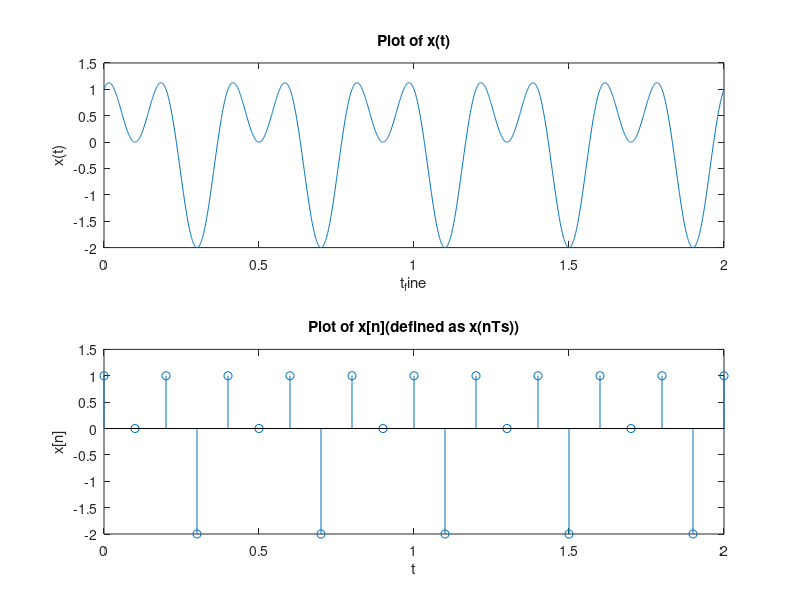

MATLAB code for this plot:
t_fine=0:0.001:2;
xt=sin(5*pi*t_fine)+cos(10*pi*t_fine);
subplot(2, 1, 1);
plot(t_fine, xt);
title("Plot of x(t)")
xlabel("t_fine");
ylabel("x(t)");


Ts=0.1;
t_sample=0:Ts:2;
xt=sin(5*pi*t_sample)+cos(10*pi*t_sample);
subplot(2,1,2); 
stem(t_sample, xt);
title("Plot of x[n](defined as x(nTs))")

xlabel("t");
ylabel("x[n]");